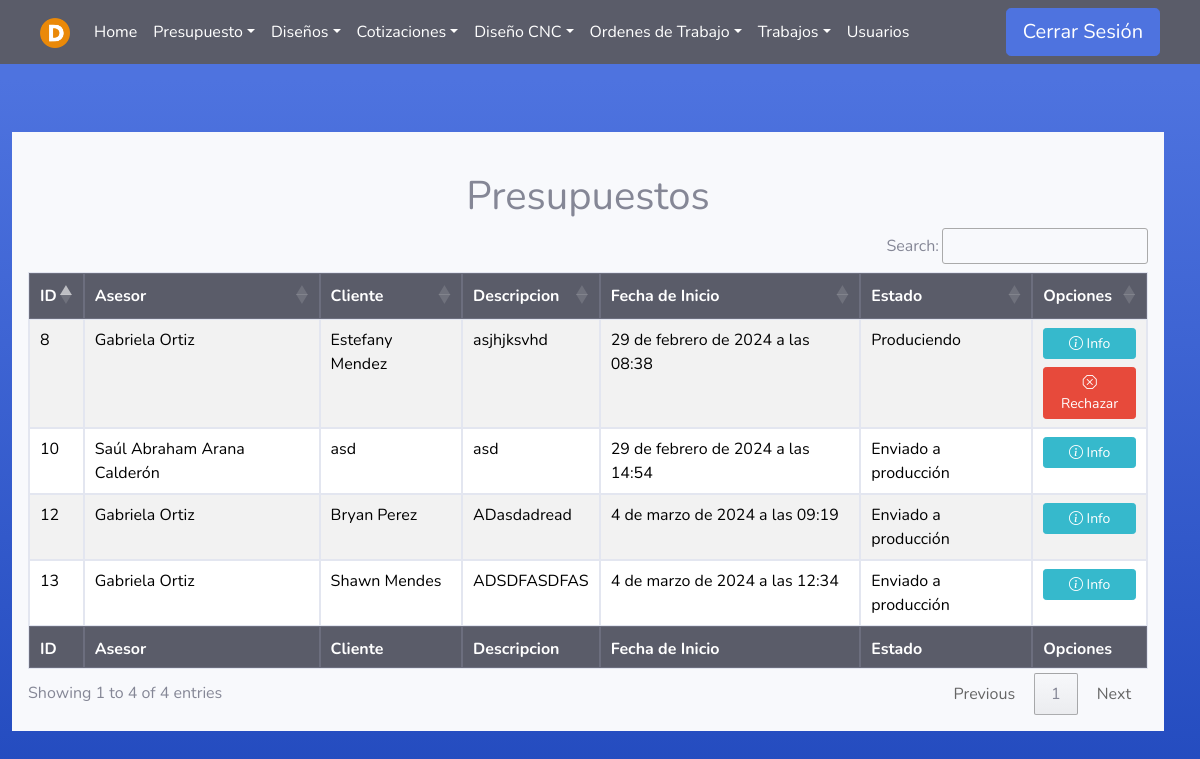
/Presupuesto/ (signed in), run on the app's committed database.
### Asesores/models.py (models this page shows)
class Presupuesto(models.Model):
    asesor = models.ForeignKey(User, on_delete=models.PROTECT, null=False, blank=False)
    fecha_inicio = models.DateTimeField(null=False, auto_now_add=True, blank=False)
    cliente = models.CharField(max_length=100, null=False, blank=False)
    descripcion = models.TextField(null=False, blank=False)
    estado=models.TextField(null=True, blank=True)
    fecha_fin = models.DateTimeField(null=True, blank=True)

### Asesores/views.py (the view)
# urls.py: path('', asesor_views.listadoP , name='Presupuesto'),
@login_required(login_url='index')
def listadoP(request):
    user = request.user
    if user.groups.filter(name='Asesor').exists():
        pres = Presupuesto.objects.filter(fecha_fin=None, asesor=user)
        return render(request, 'Asesor/listado_presupuesto.html', {'pres': pres})
    elif (user.groups.filter(name='Administrador').exists() or user.is_superuser):
        pres = Presupuesto.objects.filter(fecha_fin=None)
        return render(request, 'Asesor/listado_presupuesto.html', {'pres': pres})
    else:
        error = "No tienes permiso para acceder a esta página."
        return render(request, '404.html', {'error': error})

### Templates/Asesor/listado_presupuesto.html
{% extends 'tables.html' %}
{% block botones%}
<div class="text-center">
    <br>
    <h1>Presupuestos</h1>
</div>
{% endblock %}
{% load static %}
{% block head %}
<th>ID</th>
{% if user.is_superuser or user.groups.all.0.name == "Administrador" %}
<th>Asesor</th>
{% endif %}
<th>Cliente</th>
<th>Descripcion</th>
<th>Fecha de Inicio</th>
<th>Estado</th>
<th>Opciones</th>
{% endblock %}
{% block tbody %}
{% for p in pres %}
<tr>
    <td>{{ p.id }}</td>
    {% if user.is_superuser or user.groups.all.0.name == "Administrador" %}
        {% if p.asesor.first_name and p.asesor.last_name %}
            <td>{{ p.asesor.first_name}} {{ p.asesor.last_name}}</td>
        {% else %}
            <td>{{ p.asesor.username}}</td>
        {% endif %}
    {% endif %}
    <td>{{ p.cliente }}</td>
    <td>{{ p.descripcion }}</td>
    <td>{{ p.fecha_inicio }}</td>
    <td>{{ p.estado }}</td>
    <td>
        <div>
            <a class="btn btn-info btn-sm btn-block" href="/Presupuesto/Informacion/{{p.id}}"><i class="bi bi-info-circle"></i> Info</a>
            {% if p.estado != 'Enviado a producción' %}
                <a class="btn btn-danger btn-sm btn-block" href="/Presupuesto/Rechazar/{{p.id}}/1"> <i class="bi bi-x-octagon"></i> Rechazar</a>
            {% endif %}
        </div>
    </td>
</tr>
{% endfor %}
{% endblock %}
{% block footer %}
<th>ID</th>
{% if user.is_superuser or user.groups.all.0.name == "Administrador" %}
<th>Asesor</th>
{% endif %}
<th>Cliente</th>
<th>Descripcion</th>
<th>Fecha de Inicio</th>
<th>Estado</th>
<th>Opciones</th>
{% endblock %}

### static/css/navbars.css (style rules this page uses)
body { padding-bottom: 20px; }

### data on the page
Presupuesto: id "8", asesor.first_name "Gabriela", asesor.last_name "Ortiz", cliente "Estefany Mendez", descripcion "asjhjksvhd", fecha_inicio "29 de febrero de 2024 a las 08:38", estado "Produciendo"
Presupuesto: id "10", asesor.first_name "Saúl Abraham", asesor.last_name "Arana Calderón", cliente "asd", descripcion "asd", fecha_inicio "29 de febrero de 2024 a las 14:54", estado "Enviado a producción"
Presupuesto: id "12", asesor.first_name "Gabriela", asesor.last_name "Ortiz", cliente "Bryan Perez", descripcion "ADasdadread", fecha_inicio "4 de marzo de 2024 a las 09:19", estado "Enviado a producción"
Presupuesto: id "13", asesor.first_name "Gabriela", asesor.last_name "Ortiz", cliente "Shawn Mendes", descripcion "ADSDFASDFAS", fecha_inicio "4 de marzo de 2024 a las 12:34", estado "Enviado a producción"
